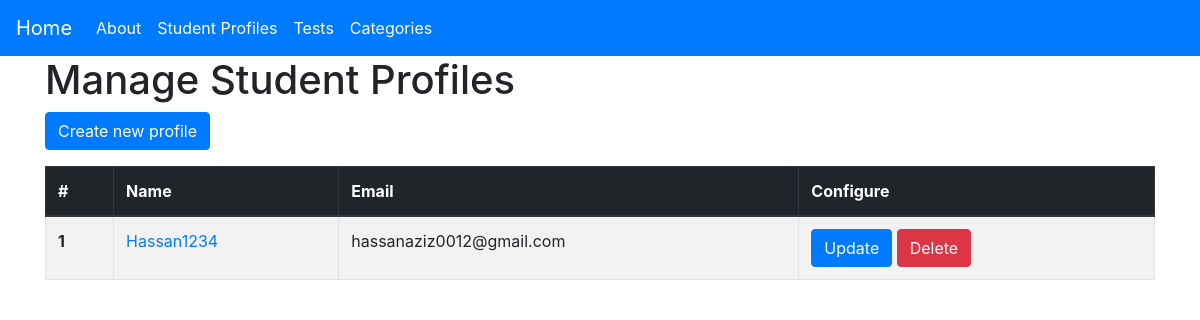
The app's page /manage-profile/, older data.
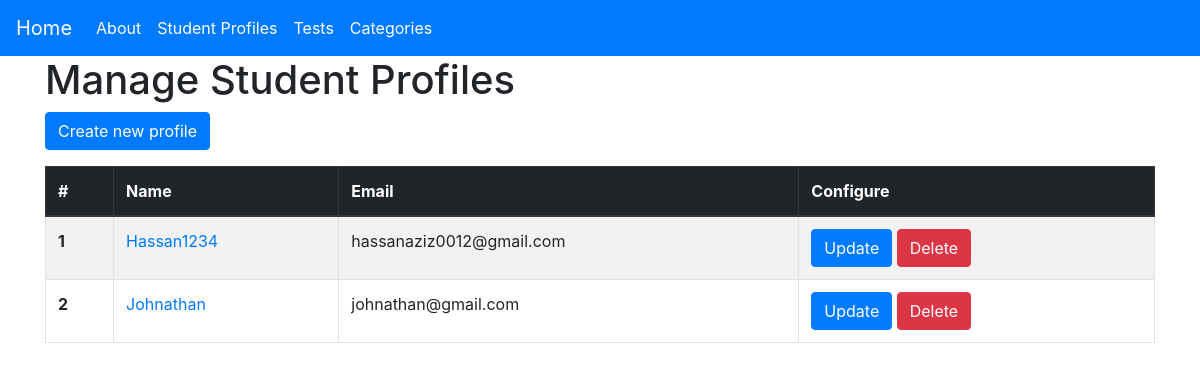
The same page, newer data.
### main/models.py (models this page shows, shortened)
class StudentProfile(models.Model):
    username = models.CharField(max_length=100, blank=False)
    email = models.EmailField()
    avg_score = models.IntegerField(default=0)

### main/views.py (the view)
# urls.py: path('manage-profile/', views.manage_profile, name='manage-profile'),
def manage_profile(request):
    context = {
        'title': 'Create Student Profile',
        'profiles': StudentProfile.objects.all(),
    }
    return render(request, 'main/manage_profile.html', context=context)

### main/templates/main/manage_profile.html (shortened to what this page needs)
{% extends 'main/base.html' %}
{% block content %}
<h1>Manage Student Profiles</h1>
<a href="{% url 'create-profile' %}">
    <button class="btn btn-primary mb-3">
        Create new profile
    </button>
</a>
<table class="table table-striped table-bordered">
    <thead class="thead-dark">
        <tr>
            <th scope="col">#</th>
            <th scope="col">Name</th>
            <th scope="col">Email</th>
            <th scope="col">Configure</th>
        </tr>
    </thead>
    <tbody>
        {% for profile in profiles %}
            <tr>
                <th scope="row">{{forloop.counter}}</th>
                <td>
                    <a href="{% url 'profile' profile.username %}">{{profile.username}}</a>
                </td>
                <td>{{profile.email}}</td>
                <td>
                    <a href="{% url 'update-profile' profile.id %}">
                        <button class="btn btn-primary">
                            Update
                        </button>
                    </a>
                    <button type="button" class="btn btn-danger" data-toggle="modal" data-target="#deleteProfileModal{{forloop.counter}}">
                        Delete
                    </button>
                </td>
            </tr>
        {% endfor %}
    </tbody>
</table>
{% endblock content %}

Row changes from the older to the newer data that the page shows:
added StudentProfile: username "Johnathan", email "johnathan@gmail.com"
